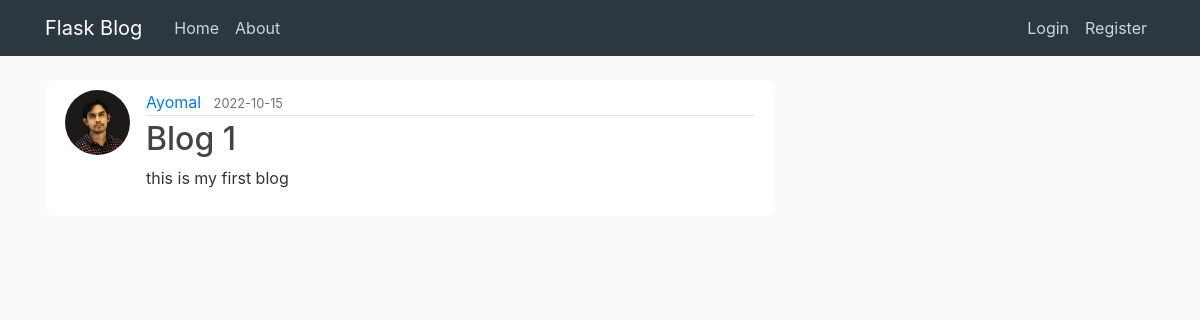
/post/1, run on the app's committed database.
### blog/models.py (models this page shows, shortened)
class User(db.Model, UserMixin):
    id = db.Column(db.Integer, primary_key=True)
    username = db.Column(db.String(20), unique=True, nullable=False)
    email = db.Column(db.String(120), unique=True, nullable=False)
    image_file = db.Column(db.String(20), nullable=False, default='default.jpg')
    password = db.Column(db.String(60), nullable=False)
    posts = db.relationship('Post', backref='author', lazy=True)

class Post(db.Model):
    id = db.Column(db.Integer, primary_key=True)
    title = db.Column(db.String(100), nullable=False)
    date_posted = db.Column(db.DateTime, nullable=False, default=datetime.utcnow)
    content = db.Column(db.Text, nullable=False)
    user_id = db.Column(db.Integer, db.ForeignKey('user.id'), nullable=False)

### blog/routes.py (the view)
@app.route("/post/<int:post_id>")
def post(post_id):
    post = Post.query.get_or_404(post_id)
    return render_template('post.html', title=post.title, post=post)

### blog/templates/post.html (shortened to what this page needs)
{% extends "layout.html" %}
{% block content %}
    <article class="media content-section">
        <img src="{{ url_for('static', filename='profile_pics/' + post.author.image_file)}}" class="rounded-circle article-img" alt="">
        <div class="media-body">
        <div class="article-metadata">
            <a class="mr-2" href="#">{{ post.author.username }}</a>
            <small class="text-muted">{{ post.date_posted.strftime('%Y-%m-%d') }}</small>
        </div>
        <h2 class="article-title">{{ post.title }}</a></h2>
        <p class="article-content">{{ post.content }}</p>
        </div>
    </article>
{% endblock content %}

### blog/static/main.css (style rules this page uses)
body { background: #fafafa; color: #333333; margin-top: 5rem; }
h1, h2, h3, h4, h5, h6 { color: #444444; }
.content-section { background: #ffffff; padding: 10px 20px; border-radius: 10px; margin-bottom: 20px; }
.article-title { color: #444444; }
.article-content { white-space: pre-line; }
.article-img { height: 65px; width: 65px; margin-right: 16px; }
.article-metadata { padding-bottom: 1px; margin-bottom: 4px; border-bottom: 1px solid #e3e3e3 }

### data on the page
User: image_file (picture), author.username "Ayomal"
Post: date_posted "2022-10-15", title "Blog 1", content "this is my first blog"
